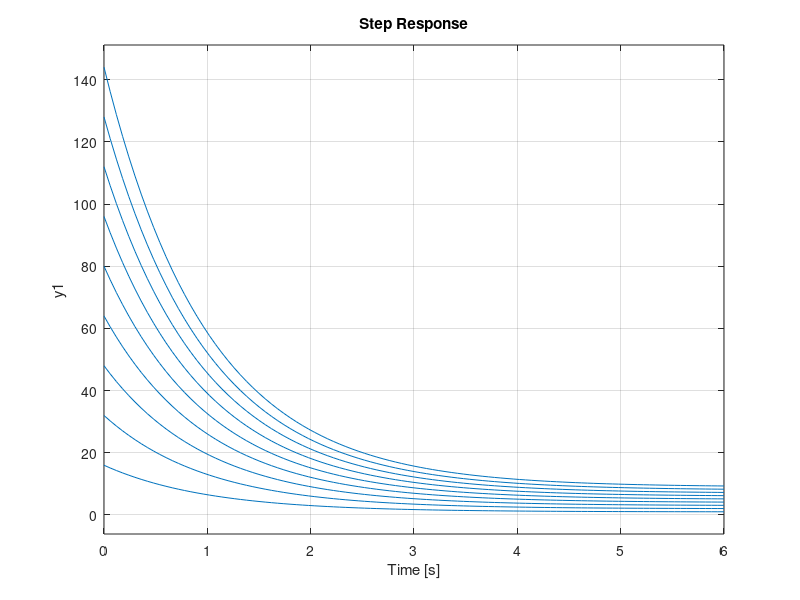
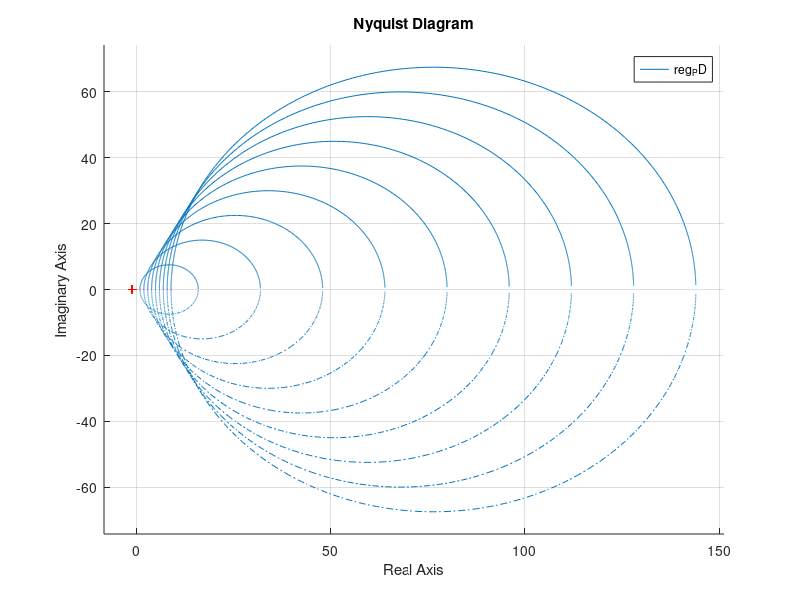
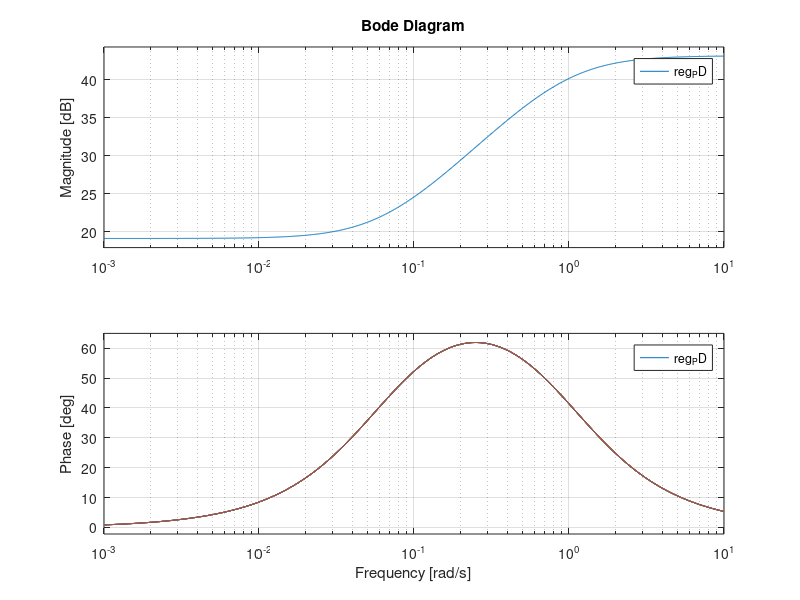
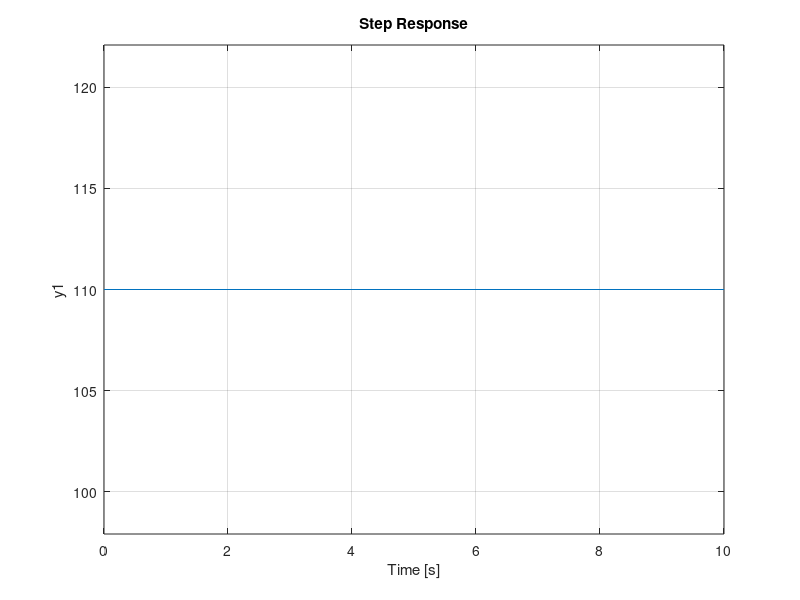

These figures' MATLAB source, in order:
licz_Td = [15 0];
mian_Td = [1 1];
reg_Td=tf(licz_Td,mian_Td);
licz_1 = 1;
mian_1 = 1;
reg_1 = tf(licz_1,mian_1);
reg_1D = parallel(reg_Td,reg_1);

for k =1:9
    licz_k = k;
    mian_k = 1;
    reg_k = tf(licz_k, mian_k);
    reg_PD = series(reg_1D,reg_k);
    
    figure(1)
    hold on
    step(reg_PD);
    
    figure(2)
    hold on
    nyquist(reg_PD);
    
    figure(3)
    hold on
    bode(reg_PD);
end


licz_k = 10;
mian_k = 1;
reg_k=tf(licz_k,mian_k);
licz_1 = 1;
mian_1 = 1;
reg_1 = tf(licz_1,mian_1);

for Td = 15:5:65
    licz_Td = [Td 0];
    mian_Td = [1 1];
    reg_Td = tf(licz_k, mian_k);
    reg_1D = parallel(reg_1,reg_Td);
    reg_PD = series(reg_k,reg_1D);
    
    figure(4)
    hold on
    step(reg_PD);
    
    figure(5)
    hold on
    nyquist(reg_PD);
    
    figure(6)
    hold on
    bode(reg_PD);
end
